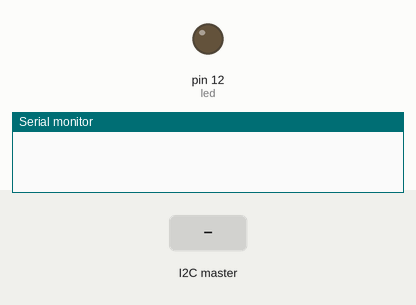
Simulated run of this sketch. Board: Arduino Uno, built with avr-gcc and run on an emulated ATmega328P. On the bench: output pins drawn as LEDs (lit = HIGH), the last lines printed to the serial monitor. Inputs (shaded band) come from the test bench.

Above: at 1.2 s.
1.3 s: the I2C master sends the byte 1
At 2.2 s:
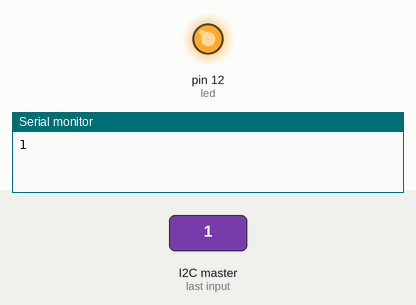
2.8 s: the I2C master sends the byte 0
At 3.4 s:
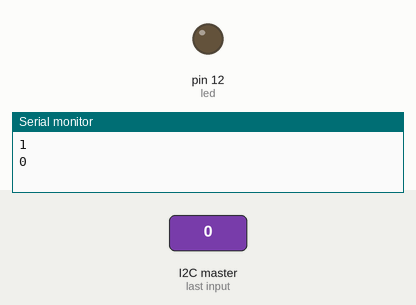
Timing chart, 0 to 5.8 s (numbered marks = the images above; inputs shaded):
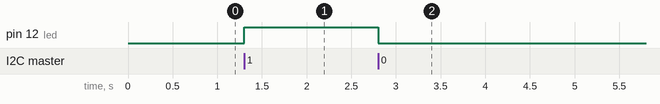

Measured:
- after the input at 1.3 s, pin 12 (led): LOW → HIGH at once
- after the input at 2.8 s, pin 12 (led): HIGH → LOW at once

The sketch:

i2c_separate_button_led1.ino
```cpp
// Slave side
// LED lights here

#include<Wire.h>;
int led = 12;

void setup()
{
  Wire.begin(4);    // begin the library on channel "4"
  					// this number is decided in the master's code
  Wire.onReceive(recvHandler);   // this method is called when slave's
  								 // channel receives data
  pinMode(led, OUTPUT);
  Serial.begin(9600);
}

void loop()
{
   delay(100);
}

void recvHandler(int h)
{
  int x = Wire.read();  // read the value sent
  Serial.println(x);
  digitalWrite(led, (x==1)?HIGH:LOW);
}

/*
*  Slave starts , and wait for data to come from master
*  and handles the events using the appropriate handler
*
*/
```
